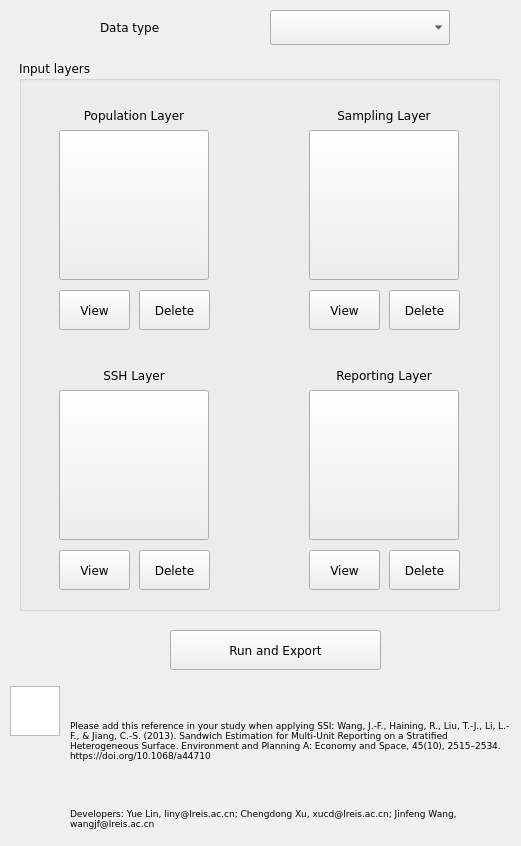
<?xml version="1.0" encoding="UTF-8"?>
<ui version="4.0">
 <class>MainWindow</class>
 <widget class="QMainWindow" name="MainWindow">
  <property name="geometry">
   <rect>
    <x>0</x>
    <y>0</y>
    <width>521</width>
    <height>846</height>
   </rect>
  </property>
  <property name="font">
   <font>
    <family>Verdana</family>
    <pointsize>10</pointsize>
    <weight>50</weight>
    <bold>false</bold>
   </font>
  </property>
  <property name="windowTitle">
   <string>SSI</string>
  </property>
  <property name="styleSheet">
   <string notr="true"/>
  </property>
  <widget class="QWidget" name="centralWidget">
   <property name="font">
    <font>
     <pointsize>9</pointsize>
     <weight>50</weight>
     <bold>false</bold>
    </font>
   </property>
   <widget class="QComboBox" name="objType">
    <property name="geometry">
     <rect>
      <x>270</x>
      <y>10</y>
      <width>180</width>
      <height>35</height>
     </rect>
    </property>
    <property name="font">
     <font>
      <pointsize>9</pointsize>
      <weight>50</weight>
      <bold>false</bold>
     </font>
    </property>
   </widget>
   <widget class="QLabel" name="label">
    <property name="geometry">
     <rect>
      <x>100</x>
      <y>10</y>
      <width>171</width>
      <height>35</height>
     </rect>
    </property>
    <property name="font">
     <font>
      <pointsize>9</pointsize>
      <weight>50</weight>
      <bold>false</bold>
     </font>
    </property>
    <property name="text">
     <string>Data type</string>
    </property>
   </widget>
   <widget class="QPushButton" name="run">
    <property name="geometry">
     <rect>
      <x>170</x>
      <y>630</y>
      <width>211</width>
      <height>40</height>
     </rect>
    </property>
    <property name="text">
     <string>Run and Export</string>
    </property>
   </widget>
   <widget class="QGroupBox" name="groupBox">
    <property name="geometry">
     <rect>
      <x>19</x>
      <y>60</y>
      <width>481</width>
      <height>551</height>
     </rect>
    </property>
    <property name="title">
     <string>Input layers</string>
    </property>
    <widget class="QLabel" name="label_2">
     <property name="geometry">
      <rect>
       <x>40</x>
       <y>300</y>
       <width>150</width>
       <height>30</height>
      </rect>
     </property>
     <property name="text">
      <string>SSH Layer</string>
     </property>
     <property name="alignment">
      <set>Qt::AlignCenter</set>
     </property>
    </widget>
    <widget class="QLabel" name="label_3">
     <property name="geometry">
      <rect>
       <x>40</x>
       <y>40</y>
       <width>150</width>
       <height>30</height>
      </rect>
     </property>
     <property name="text">
      <string>Population Layer</string>
     </property>
     <property name="alignment">
      <set>Qt::AlignCenter</set>
     </property>
    </widget>
    <widget class="QPushButton" name="objLyr">
     <property name="geometry">
      <rect>
       <x>40</x>
       <y>70</y>
       <width>150</width>
       <height>150</height>
      </rect>
     </property>
     <property name="autoFillBackground">
      <bool>false</bool>
     </property>
     <property name="styleSheet">
      <string notr="true">QPushButton#objLyr{border-image: url(:/res/ObjectLayer-01.png);}
QPushButton#objLyr:hover{border-image:url(:/res/ObjectLayer-02.png)}</string>
     </property>
     <property name="text">
      <string/>
     </property>
     <property name="iconSize">
      <size>
       <width>150</width>
       <height>150</height>
      </size>
     </property>
    </widget>
    <widget class="QPushButton" name="rptLyr">
     <property name="geometry">
      <rect>
       <x>290</x>
       <y>330</y>
       <width>150</width>
       <height>150</height>
      </rect>
     </property>
     <property name="styleSheet">
      <string notr="true">QPushButton#rptLyr{border-image: url(:/res/ReportingLayer-01.png);}
QPushButton#rptLyr:hover{border-image: url(:/res/ReportingLayer-02.png)}</string>
     </property>
     <property name="text">
      <string/>
     </property>
    </widget>
    <widget class="QPushButton" name="view_3">
     <property name="geometry">
      <rect>
       <x>40</x>
       <y>490</y>
       <width>71</width>
       <height>40</height>
      </rect>
     </property>
     <property name="text">
      <string>View</string>
     </property>
    </widget>
    <widget class="QPushButton" name="view_4">
     <property name="geometry">
      <rect>
       <x>290</x>
       <y>490</y>
       <width>71</width>
       <height>40</height>
      </rect>
     </property>
     <property name="text">
      <string>View</string>
     </property>
    </widget>
    <widget class="QPushButton" name="view_1">
     <property name="geometry">
      <rect>
       <x>40</x>
       <y>230</y>
       <width>71</width>
       <height>40</height>
      </rect>
     </property>
     <property name="text">
      <string>View</string>
     </property>
    </widget>
    <widget class="QPushButton" name="view_2">
     <property name="geometry">
      <rect>
       <x>290</x>
       <y>230</y>
       <width>71</width>
       <height>40</height>
      </rect>
     </property>
     <property name="text">
      <string>View</string>
     </property>
    </widget>
    <widget class="QPushButton" name="splLyr">
     <property name="geometry">
      <rect>
       <x>290</x>
       <y>70</y>
       <width>150</width>
       <height>150</height>
      </rect>
     </property>
     <property name="styleSheet">
      <string notr="true">QPushButton#splLyr{border-image: url(:/res/SamplingLayer-01.png);}
QPushButton#splLyr:hover{border-image:url(:/res/SamplingLayer-02.png)}</string>
     </property>
     <property name="text">
      <string/>
     </property>
    </widget>
    <widget class="QPushButton" name="stfLyr">
     <property name="geometry">
      <rect>
       <x>40</x>
       <y>330</y>
       <width>150</width>
       <height>150</height>
      </rect>
     </property>
     <property name="styleSheet">
      <string notr="true">QPushButton#stfLyr{border-image: url(:/res/StratifiedLayer-01.png);}
QPushButton#stfLyr:hover{border-image: url(:/res/StratifiedLayer-02.png)}</string>
     </property>
     <property name="text">
      <string/>
     </property>
    </widget>
    <widget class="QLabel" name="label_4">
     <property name="geometry">
      <rect>
       <x>290</x>
       <y>40</y>
       <width>150</width>
       <height>30</height>
      </rect>
     </property>
     <property name="text">
      <string>Sampling Layer</string>
     </property>
     <property name="alignment">
      <set>Qt::AlignCenter</set>
     </property>
    </widget>
    <widget class="QLabel" name="label_5">
     <property name="geometry">
      <rect>
       <x>290</x>
       <y>300</y>
       <width>150</width>
       <height>30</height>
      </rect>
     </property>
     <property name="text">
      <string>Reporting Layer</string>
     </property>
     <property name="alignment">
      <set>Qt::AlignCenter</set>
     </property>
    </widget>
    <widget class="QPushButton" name="del_1">
     <property name="geometry">
      <rect>
       <x>120</x>
       <y>230</y>
       <width>71</width>
       <height>40</height>
      </rect>
     </property>
     <property name="text">
      <string>Delete</string>
     </property>
    </widget>
    <widget class="QPushButton" name="del_2">
     <property name="geometry">
      <rect>
       <x>370</x>
       <y>230</y>
       <width>71</width>
       <height>40</height>
      </rect>
     </property>
     <property name="text">
      <string>Delete</string>
     </property>
    </widget>
    <widget class="QPushButton" name="del_3">
     <property name="geometry">
      <rect>
       <x>120</x>
       <y>490</y>
       <width>71</width>
       <height>40</height>
      </rect>
     </property>
     <property name="text">
      <string>Delete</string>
     </property>
    </widget>
    <widget class="QPushButton" name="del_4">
     <property name="geometry">
      <rect>
       <x>370</x>
       <y>490</y>
       <width>71</width>
       <height>40</height>
      </rect>
     </property>
     <property name="text">
      <string>Delete</string>
     </property>
    </widget>
    <zorder>label_2</zorder>
    <zorder>label_3</zorder>
    <zorder>rptLyr</zorder>
    <zorder>view_3</zorder>
    <zorder>view_4</zorder>
    <zorder>view_1</zorder>
    <zorder>view_2</zorder>
    <zorder>splLyr</zorder>
    <zorder>stfLyr</zorder>
    <zorder>label_4</zorder>
    <zorder>label_5</zorder>
    <zorder>objLyr</zorder>
    <zorder>del_1</zorder>
    <zorder>del_2</zorder>
    <zorder>del_3</zorder>
    <zorder>del_4</zorder>
   </widget>
   <widget class="QGraphicsView" name="graphicsView">
    <property name="geometry">
     <rect>
      <x>10</x>
      <y>686</y>
      <width>50</width>
      <height>50</height>
     </rect>
    </property>
    <property name="styleSheet">
     <string notr="true">border-image: url(:/res/sandwich.png);</string>
    </property>
   </widget>
   <widget class="QLabel" name="label_6">
    <property name="geometry">
     <rect>
      <x>70</x>
      <y>686</y>
      <width>441</width>
      <height>110</height>
     </rect>
    </property>
    <property name="font">
     <font>
      <pointsize>7</pointsize>
     </font>
    </property>
    <property name="text">
     <string>Please add this reference in your study when applying SSI: Wang, J.-F., Haining, R., Liu, T.-J., Li, L.-F., &amp; Jiang, C.-S. (2013). Sandwich Estimation for Multi-Unit Reporting on a Stratified Heterogeneous Surface. Environment and Planning A: Economy and Space, 45(10), 2515–2534. https://doi.org/10.1068/a44710</string>
    </property>
    <property name="wordWrap">
     <bool>true</bool>
    </property>
   </widget>
   <widget class="QLabel" name="label_7">
    <property name="geometry">
     <rect>
      <x>70</x>
      <y>793</y>
      <width>441</width>
      <height>51</height>
     </rect>
    </property>
    <property name="font">
     <font>
      <pointsize>7</pointsize>
     </font>
    </property>
    <property name="text">
     <string>Developers: Yue Lin, liny@lreis.ac.cn; Chengdong Xu, xucd@lreis.ac.cn; Jinfeng Wang, wangjf@lreis.ac.cn</string>
    </property>
    <property name="wordWrap">
     <bool>true</bool>
    </property>
   </widget>
   <zorder>groupBox</zorder>
   <zorder>objType</zorder>
   <zorder>label</zorder>
   <zorder>run</zorder>
   <zorder>graphicsView</zorder>
   <zorder>label_6</zorder>
   <zorder>label_7</zorder>
  </widget>
 </widget>
 <layoutdefault spacing="6" margin="11"/>
 <resources/>
 <connections/>
</ui>
